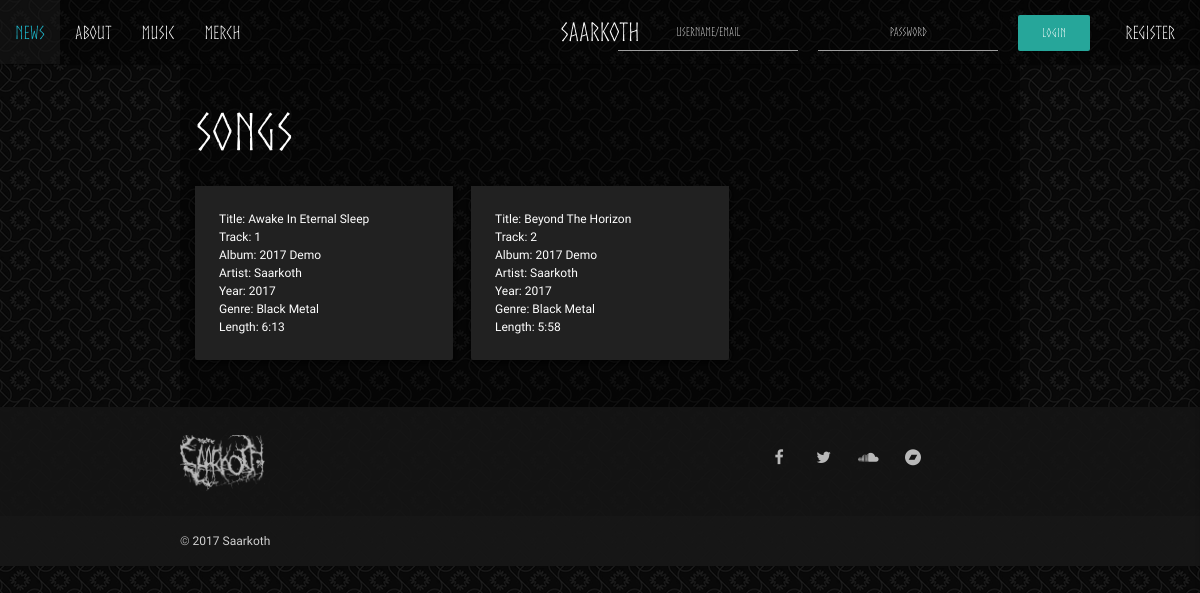
/music.php, run on an earlier commit of the app's database.
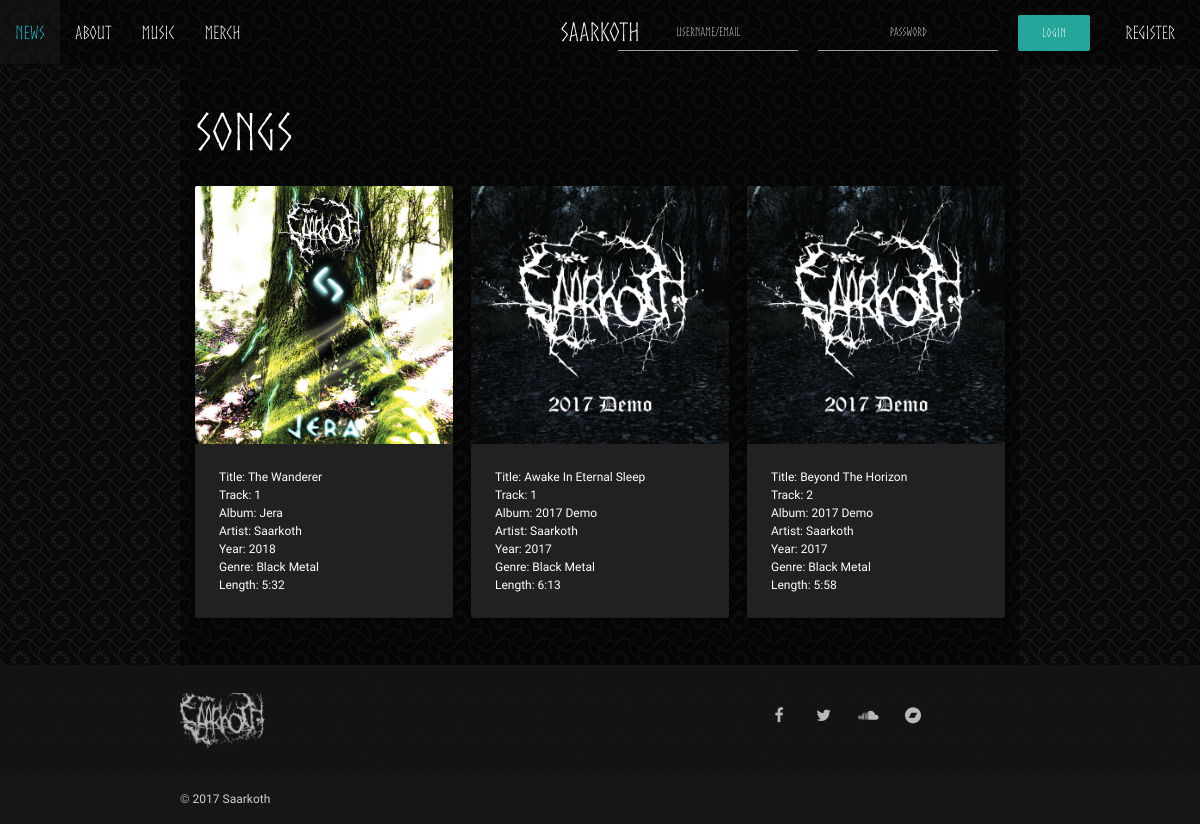
And on a later commit of the database.
### tables this page shows
CREATE TABLE `music` (
  `music_id` int(11) NOT NULL,
  `title` varchar(45) NOT NULL,
  `track_no` int(11) NOT NULL,
  `album` varchar(45) NOT NULL,
  `cover` varchar(256) NOT NULL,
  `artist` varchar(45) NOT NULL,
  `year` int(11) NOT NULL,
  `genre` varchar(45) NOT NULL,
  `track_time` varchar(45) NOT NULL
);

### includes/nav-items.php (called while the page is built)
<?php
    $navItems = array(
                    array(
                        'slug' => "news.php",
                        'title' => "News"
                    ),
                    array(
                        'slug' => "about.php",
                        'title' => "About"
                    ),
                    array(
                        'slug' => "music.php",
                        'title' => "Music"
                    ),
                    array(
                        'slug' => "merch.php",
                        'title' => "Merch"
                    ),
                    );
?>

### music.php (the view, shortened to what this page needs)
<?php
	include_once 'includes/header.php'; include_once 'includes/dbh.inc.php' ?>
    <main class="container">
            <div class="row">
                <div class="col s12">
                    <h1>Songs</h1>
                </div>
				<?php
				$sql = "SELECT * FROM music ORDER BY album AND track_no;";
				$result = mysqli_query($conn, $sql);
				$resultCheck = mysqli_num_rows($result);
				if ($resultCheck < 1) {
					echo "No music to display";
				} elseif ($resultCheck > 0) {
					while ($row = mysqli_fetch_assoc($result)) {
						echo "<div class=\"col m4\">
		                    <div class=\"card\">
		                        <div class=\"card-image\">
		                            <img class=\"materialboxed\" src=\"./assets/music/" . $row['cover'] . "\"alt=\"\">
									</div>
			                        <div class=\"card-content grey darken-4\">
			                            <p>Title: " . $row['title'] . "</p>
			                            <p>Track: " . $row['track_no'] . "</p>
			                            <p>Album: " . $row['album'] . "</p>
			                            <p>Artist: " . $row['artist'] . "</p>
			                            <p>Year: " . $row['year'] . "</p>
			                            <p>Genre: " . $row['genre'] . "</p>
			                            <p>Length: " . $row['track_time'] . "</p>
			                        </div>
			                    </div>
			                </div>";
					}
				}
				?>
    </main>
    <?php include('includes/footer.php'); ?>

### includes/header.php (shortened to what this page needs)
<!DOCTYPE html>
<html lang="en">
<head>
    <link rel="stylesheet" href="css/myStyle.css" type="text/css">
</head>
<body>
    <header>
      <div class="navbar-fixed">
        <nav>
          <form class="nav-wrapper" action="includes/login.inc.php" method="post">
            <a href="index.php" class="brand-logo center">SAARKOTH</a>
            <ul class="left hide-on-med-and-down">
            <?php include('includes/nav.php'); ?>
            </ul>
            <ul id="right-nav" class="right hide-on-med-and-down">
            <?php
            if (!(isset($_SESSION['u_id']))) {
                echo "<li style=\"padding-left:10px; padding-right:10px; width:200px;\"><input style=\"text-align: center;\" type=\"text\" name=\"uid\" placeholder=\"Username/Email\"></li>";
                echo "<li style=\"padding-left:10px; padding-right:10px; width:200px;\"><input style=\"text-align: center;\" type=\"password\" name=\"pwd\" placeholder=\"Password\"></li>";
                echo "<li style=\"padding-left:10px; padding-right:10px;\"><button class=\"btn\" type=\"submit\" name=\"submit\">Login</button></li>";
                echo "<li style=\"padding-left:10px; padding-right:10px;\"><a href=\"../signup.php\">Register</li>";
            }
             ?>
         </ul>
        </form>
          </nav>
          </div>
              <?php include('includes/nav.php');
              ?>
    </header>

### includes/nav.php
<?php
include('includes/nav-items.php');
foreach ($navItems as $item) {
    echo "<li><a href=\"$item[slug]\">$item[title]</a></li>";
}
?>

### includes/footer.php (shortened to what this page needs)
<footer class="page-footer">
    <div class="container">
        <div class="row">
            <div class="col l6 s12">
                <img class="navbar-logo" style="opacity: 0.7" src="assets/logoMin.png" alt="">
            </div>
            <div class="col l4 offset-l2 s12">
                <ul>
                    <li>
                        <a class="col s2" href="https://www.facebook.com/saarkoth/" target="_blank">
								<i id="fb" class="fa fa-facebook-f fa-lg footer-social center"></i>
							</a>
                    </li>
                    <li>
                        <a class="col s2" href="https://twitter.com/saarkoth" target="_blank">
								<i id="tw" class="fa fa-twitter fa-lg footer-social center"></i>
							</a>
                    </li>
                    <li>
                        <a class="col s2" href="https://soundcloud.com/user-985488728" target="_blank">
								<i id="sc" class="fa fa-soundcloud fa-lg footer-social center"></i>
							</a>
                    </li>
                    <li>
                        <a class="col s2" href="https://saarkothofficial.bandcamp.com/releases" target="_blank">
								<i id="bc" class="fa fa-bandcamp fa-lg footer-social center"></i>
							</a>
                    </li>
                </ul>
            </div>
        </div>
    </div>
    <div class="footer-copyright">
        <div class="container">
            <span style="font-family:Roboto;">©</span> 2017 Saarkoth
        </div>
    </div>
</footer>
</body>
</html>

### css/myStyle.css (style rules this page uses)
html { font-family: "Raleway"; font-size: 12px; color: rgb(255, 255, 255); }
h1, h2, h3, h4, h5, h6 { font-family: "Norse"; }
body { background-image: url(../assets/curls.png); background-repeat: repeat; }
main { background-color: rgba(0, 0, 0, 0.412); padding: 15px; }
nav { background-color: rgba(0, 0, 0, 0.4); font-family: "Norse"; text-align: center; }
.side-nav li>a { color: rgba(255, 255, 255, 0.815); }
nav ul a { font-size: 1.5rem; }
img.navbar-logo { height: 64px; padding-top: 1vh; object-fit: contain; }
.page-footer { background-color: rgba(20, 20, 20, .9); }
i.footer-social { color: rgba(255, 255, 255, 0.7); border-radius: 50%; width: 36px; height: 36px; text-align: center; vertical-align: middle; line-height: 36px; background: rgba(0, 0, 0, 0); }
.card { background-color: rgba(255, 255, 255, 0.034); }

What changed in the data, as far as the page shows it:
added music: cover (picture), title "The Wanderer", track_no "1", album "Jera", artist "Saarkoth", year "2018", genre "Black Metal", track_time "5:32"
changed music "Awake In Eternal Sleep": cover: picture added
changed music "Beyond The Horizon": cover: picture added
